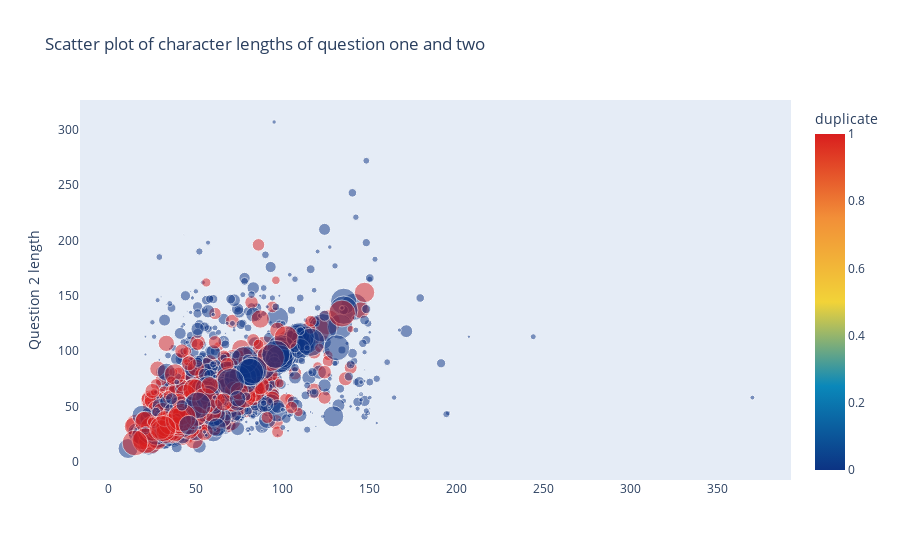

This figure's notebook cell:
### Markdown cell above
Scatter plot of question pair character lengths where color indicates duplicates and the size the word share coefficient we've calculated earlier.

### Code cell
df_subsampled = df[0:2000]

trace = go.Scatter(
    y = df_subsampled['q2len'].values,
    x = df_subsampled['q1len'].values,
    mode='markers',
    marker=dict(
        size= df_subsampled['word_share'].values * 60,
        color = df_subsampled['is_duplicate'].values,
        colorscale='Portland',
        showscale=True,
        opacity=0.5,
        colorbar = dict(title = 'duplicate')
    ),
    text = np.round(df_subsampled['word_share'].values, decimals=2)
)
data = [trace]

layout= go.Layout(
    autosize= True,
    title= 'Scatter plot of character lengths of question one and two',
    hovermode= 'closest',
        xaxis=dict(
        showgrid=False,
        zeroline=False,
        showline=False
    ),
    yaxis=dict(
        title= 'Question 2 length',
        ticklen= 5,
        gridwidth= 2,
        showgrid=False,
        zeroline=False,
        showline=False,
    ),
    showlegend= False
)
fig = go.Figure(data=data, layout=layout)
py.iplot(fig,filename='scatterWords')

### Figure 1 — Plotly figure (JSON) as saved in the notebook; plotly's stock layout.template omitted (floating-point values rounded to 4 significant figures; data arrays with more than 128 entries replaced by an {"elided": "..."} marker saying what was removed)
{"data": [{"marker": {"color": {"elided": "2000 int values"}, "colorbar": {"title": {"text": "duplicate"}}, "colorscale": [[0, "rgb(12,51,131)"], [0.25, "rgb(10,136,186)"], [0.5, "rgb(242,211,56)"], [0.75, "rgb(242,143,56)"], [1, "rgb(217,30,30)"]], "opacity": 0.5, "showscale": true, "size": {"elided": "2000 float values"}}, "mode": "markers", "text": {"elided": "2000 float values"}, "type": "scatter", "x": {"elided": "2000 int values"}, "y": {"elided": "2000 int values"}}], "layout": {"autosize": true, "hovermode": "closest", "showlegend": false, "title": {"text": "Scatter plot of character lengths of question one and two"}, "xaxis": {"showgrid": false, "showline": false, "zeroline": false, "type": "linear", "range": [-14.8, 391.7], "autorange": true}, "yaxis": {"gridwidth": 2, "showgrid": false, "showline": false, "ticklen": 5, "title": {"text": "Question 2 length"}, "zeroline": false, "type": "linear", "range": [-21.71, 328.4], "autorange": true}}}
